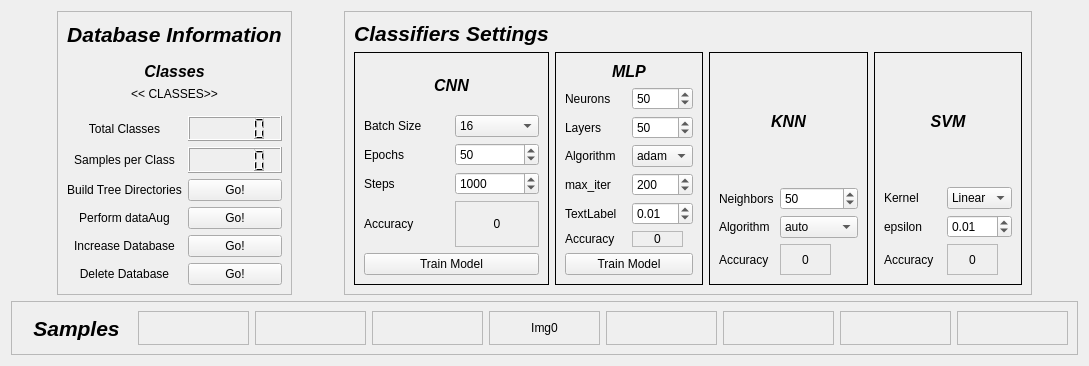
      <widget class="QWidget" name="tab_vision">
       <attribute name="title">
        <string>Vision</string>
       </attribute>
       <layout class="QGridLayout" name="gridLayout_71">
        <item row="0" column="3">
         <widget class="QFrame" name="frame_2">
          <property name="frameShape">
           <enum>QFrame::StyledPanel</enum>
          </property>
          <property name="frameShadow">
           <enum>QFrame::Raised</enum>
          </property>
          <layout class="QGridLayout" name="gridLayout_70">
           <item row="1" column="0">
            <widget class="QFrame" name="frame_3">
             <property name="minimumSize">
              <size>
               <width>148</width>
               <height>201</height>
              </size>
             </property>
             <property name="frameShape">
              <enum>QFrame::Panel</enum>
             </property>
             <layout class="QGridLayout" name="gridLayout_4">
              <item row="0" column="0" colspan="2">
               <widget class="QLabel" name="label_24">
                <property name="font">
                 <font>
                  <pointsize>12</pointsize>
                  <weight>75</weight>
                  <italic>true</italic>
                  <bold>true</bold>
                 </font>
                </property>
                <property name="text">
                 <string>CNN</string>
                </property>
                <property name="alignment">
                 <set>Qt::AlignCenter</set>
                </property>
               </widget>
              </item>
              <item row="1" column="0">
               <widget class="QLabel" name="label_21">
                <property name="text">
                 <string>Batch Size</string>
                </property>
               </widget>
              </item>
              <item row="1" column="1">
               <widget class="QComboBox" name="comboBox_2">
                <property name="currentIndex">
                 <number>4</number>
                </property>
                <item>
                 <property name="text">
                  <string>1</string>
                 </property>
                </item>
                <item>
                 <property name="text">
                  <string>2</string>
                 </property>
                </item>
                <item>
                 <property name="text">
                  <string>4</string>
                 </property>
                </item>
                <item>
                 <property name="text">
                  <string>8</string>
                 </property>
                </item>
                <item>
                 <property name="text">
                  <string>16</string>
                 </property>
                </item>
                <item>
                 <property name="text">
                  <string>32</string>
                 </property>
                </item>
                <item>
                 <property name="text">
                  <string>64</string>
                 </property>
                </item>
               </widget>
              </item>
              <item row="2" column="0">
               <widget class="QLabel" name="label_22">
                <property name="text">
                 <string>Epochs</string>
                </property>
               </widget>
              </item>
              <item row="2" column="1">
               <widget class="QSpinBox" name="epoch_Box">
                <property name="maximum">
                 <number>1000</number>
                </property>
                <property name="value">
                 <number>50</number>
                </property>
               </widget>
              </item>
              <item row="3" column="0">
               <widget class="QLabel" name="label_23">
                <property name="text">
                 <string>Steps</string>
                </property>
               </widget>
              </item>
              <item row="3" column="1">
               <widget class="QSpinBox" name="steps_Box">
                <property name="minimum">
                 <number>1</number>
                </property>
                <property name="maximum">
                 <number>90000</number>
                </property>
                <property name="singleStep">
                 <number>100</number>
                </property>
                <property name="value">
                 <number>1000</number>
                </property>
               </widget>
              </item>
              <item row="4" column="0">
               <widget class="QLabel" name="label_25">
                <property name="text">
                 <string>Accuracy</string>
                </property>
               </widget>
              </item>
              <item row="4" column="1">
               <widget class="QLabel" name="cnn_accuracy_label">
                <property name="frameShape">
                 <enum>QFrame::StyledPanel</enum>
                </property>
                <property name="text">
                 <string>0</string>
                </property>
                <property name="alignment">
                 <set>Qt::AlignCenter</set>
                </property>
               </widget>
              </item>
              <item row="5" column="0" colspan="2">
               <widget class="QPushButton" name="train_cnn_Button">
                <property name="text">
                 <string>Train Model</string>
                </property>
               </widget>
              </item>
             </layout>
            </widget>
           </item>
           <item row="0" column="0">
            <widget class="QLabel" name="label_8">
             <property name="font">
              <font>
               <pointsize>16</pointsize>
               <weight>75</weight>
               <italic>true</italic>
               <bold>true</bold>
              </font>
             </property>
             <property name="text">
              <string>Classifiers Settings</string>
             </property>
             <property name="alignment">
              <set>Qt::AlignCenter</set>
             </property>
            </widget>
           </item>
           <item row="1" column="2">
            <widget class="QFrame" name="frame_49">
             <property name="minimumSize">
              <size>
               <width>148</width>
               <height>201</height>
              </size>
             </property>
             <property name="frameShape">
              <enum>QFrame::Panel</enum>
             </property>
             <layout class="QGridLayout" name="gridLayout_5">
              <item row="0" column="0" colspan="2">
               <widget class="QLabel" name="label_55">
                <property name="font">
                 <font>
                  <pointsize>12</pointsize>
                  <weight>75</weight>
                  <italic>true</italic>
                  <bold>true</bold>
                 </font>
                </property>
                <property name="text">
                 <string>KNN</string>
                </property>
                <property name="alignment">
                 <set>Qt::AlignCenter</set>
                </property>
               </widget>
              </item>
              <item row="3" column="1">
               <widget class="QLabel" name="cnn_accuracy_label_6">
                <property name="maximumSize">
                 <size>
                  <width>51</width>
                  <height>31</height>
                 </size>
                </property>
                <property name="frameShape">
                 <enum>QFrame::StyledPanel</enum>
                </property>
                <property name="text">
                 <string>0</string>
                </property>
                <property name="alignment">
                 <set>Qt::AlignCenter</set>
                </property>
               </widget>
              </item>
              <item row="3" column="0">
               <widget class="QLabel" name="label_173">
                <property name="text">
                 <string>Accuracy</string>
                </property>
               </widget>
              </item>
              <item row="1" column="0">
               <widget class="QLabel" name="label_88">
                <property name="text">
                 <string>Neighbors</string>
                </property>
               </widget>
              </item>
              <item row="2" column="1">
               <widget class="QComboBox" name="comboBox_11">
                <property name="currentIndex">
                 <number>0</number>
                </property>
                <item>
                 <property name="text">
                  <string>auto</string>
                 </property>
                </item>
                <item>
                 <property name="text">
                  <string>ball_tree</string>
                 </property>
                </item>
                <item>
                 <property name="text">
                  <string>kd_tree</string>
                 </property>
                </item>
                <item>
                 <property name="text">
                  <string>brute</string>
                 </property>
                </item>
               </widget>
              </item>
              <item row="1" column="1">
               <widget class="QSpinBox" name="epoch_Box_2">
                <property name="maximum">
                 <number>1000</number>
                </property>
                <property name="value">
                 <number>50</number>
                </property>
               </widget>
              </item>
              <item row="2" column="0">
               <widget class="QLabel" name="label_172">
                <property name="text">
                 <string>Algorithm</string>
                </property>
               </widget>
              </item>
             </layout>
            </widget>
           </item>
           <item row="1" column="4">
            <widget class="QFrame" name="frame_82">
             <property name="minimumSize">
              <size>
               <width>148</width>
               <height>201</height>
              </size>
             </property>
             <property name="frameShape">
              <enum>QFrame::Panel</enum>
             </property>
             <layout class="QGridLayout" name="gridLayout_69">
              <item row="2" column="1">
               <widget class="QDoubleSpinBox" name="doubleSpinBox">
                <property name="maximum">
                 <double>1.000000000000000</double>
                </property>
                <property name="singleStep">
                 <double>0.010000000000000</double>
                </property>
                <property name="value">
                 <double>0.010000000000000</double>
                </property>
               </widget>
              </item>
              <item row="3" column="0">
               <widget class="QLabel" name="label_198">
                <property name="text">
                 <string>Accuracy</string>
                </property>
               </widget>
              </item>
              <item row="3" column="1">
               <widget class="QLabel" name="cnn_accuracy_label_5">
                <property name="maximumSize">
                 <size>
                  <width>51</width>
                  <height>31</height>
                 </size>
                </property>
                <property name="frameShape">
                 <enum>QFrame::StyledPanel</enum>
                </property>
                <property name="text">
                 <string>0</string>
                </property>
                <property name="alignment">
                 <set>Qt::AlignCenter</set>
                </property>
               </widget>
              </item>
              <item row="0" column="0" colspan="2">
               <widget class="QLabel" name="label_179">
                <property name="font">
                 <font>
                  <pointsize>12</pointsize>
                  <weight>75</weight>
                  <italic>true</italic>
                  <bold>true</bold>
                 </font>
                </property>
                <property name="text">
                 <string>SVM</string>
                </property>
                <property name="alignment">
                 <set>Qt::AlignCenter</set>
                </property>
               </widget>
              </item>
              <item row="1" column="0">
               <widget class="QLabel" name="label_180">
                <property name="text">
                 <string>Kernel</string>
                </property>
               </widget>
              </item>
              <item row="1" column="1">
               <widget class="QComboBox" name="comboBox_13">
                <property name="currentIndex">
                 <number>0</number>
                </property>
                <item>
                 <property name="text">
                  <string>Linear</string>
                 </property>
                </item>
                <item>
                 <property name="text">
                  <string>Poli</string>
                 </property>
                </item>
                <item>
                 <property name="text">
                  <string>Radial</string>
                 </property>
                </item>
               </widget>
              </item>
              <item row="2" column="0">
               <widget class="QLabel" name="label_181">
                <property name="text">
                 <string>epsilon</string>
                </property>
               </widget>
              </item>
             </layout>
            </widget>
           </item>
           <item row="1" column="1">
            <widget class="QFrame" name="frame_77">
             <property name="minimumSize">
              <size>
               <width>148</width>
               <height>201</height>
              </size>
             </property>
             <property name="frameShape">
              <enum>QFrame::Panel</enum>
             </property>
             <layout class="QGridLayout" name="gridLayout_37">
              <item row="2" column="1">
               <widget class="QSpinBox" name="epoch_Box_3">
                <property name="maximum">
                 <number>1000</number>
                </property>
                <property name="value">
                 <number>50</number>
                </property>
               </widget>
              </item>
              <item row="8" column="0" colspan="2">
               <widget class="QPushButton" name="train_cnn_Button_3">
                <property name="text">
                 <string>Train Model</string>
                </property>
               </widget>
              </item>
              <item row="3" column="1">
               <widget class="QComboBox" name="comboBox_12">
                <property name="currentIndex">
                 <number>0</number>
                </property>
                <item>
                 <property name="text">
                  <string>adam</string>
                 </property>
                </item>
                <item>
                 <property name="text">
                  <string>lbfgs</string>
                 </property>
                </item>
                <item>
                 <property name="text">
                  <string>sgd</string>
                 </property>
                </item>
               </widget>
              </item>
              <item row="0" column="0" colspan="2">
               <widget class="QLabel" name="label_174">
                <property name="font">
                 <font>
                  <pointsize>12</pointsize>
                  <weight>75</weight>
                  <italic>true</italic>
                  <bold>true</bold>
                 </font>
                </property>
                <property name="text">
                 <string>MLP</string>
                </property>
                <property name="alignment">
                 <set>Qt::AlignCenter</set>
                </property>
               </widget>
              </item>
              <item row="2" column="0">
               <widget class="QLabel" name="label_176">
                <property name="text">
                 <string>Layers</string>
                </property>
               </widget>
              </item>
              <item row="1" column="0">
               <widget class="QLabel" name="label_175">
                <property name="text">
                 <string>Neurons</string>
                </property>
               </widget>
              </item>
              <item row="4" column="1">
               <widget class="QSpinBox" name="steps_Box_3">
                <property name="minimum">
                 <number>1</number>
                </property>
                <property name="maximum">
                 <number>90000</number>
                </property>
                <property name="singleStep">
                 <number>100</number>
                </property>
                <property name="value">
                 <number>200</number>
                </property>
               </widget>
              </item>
              <item row="6" column="0">
               <widget class="QLabel" name="label_178">
                <property name="text">
                 <string>Accuracy</string>
                </property>
               </widget>
              </item>
              <item row="4" column="0">
               <widget class="QLabel" name="label_177">
                <property name="text">
                 <string>max_iter</string>
                </property>
               </widget>
              </item>
              <item row="1" column="1">
               <widget class="QSpinBox" name="epoch_Box_4">
                <property name="maximum">
                 <number>1000</number>
                </property>
                <property name="value">
                 <number>50</number>
                </property>
               </widget>
              </item>
              <item row="3" column="0">
               <widget class="QLabel" name="label_197">
                <property name="text">
                 <string>Algorithm</string>
                </property>
               </widget>
              </item>
              <item row="6" column="1">
               <widget class="QLabel" name="cnn_accuracy_label_7">
                <property name="maximumSize">
                 <size>
                  <width>51</width>
                  <height>31</height>
                 </size>
                </property>
                <property name="frameShape">
                 <enum>QFrame::StyledPanel</enum>
                </property>
                <property name="text">
                 <string>0</string>
                </property>
                <property name="alignment">
                 <set>Qt::AlignCenter</set>
                </property>
               </widget>
              </item>
              <item row="5" column="0">
               <widget class="QLabel" name="label_171">
                <property name="text">
                 <string>TextLabel</string>
                </property>
               </widget>
              </item>
              <item row="5" column="1">
               <widget class="QDoubleSpinBox" name="doubleSpinBox_2">
                <property name="maximum">
                 <double>1.000000000000000</double>
                </property>
                <property name="singleStep">
                 <double>0.010000000000000</double>
                </property>
                <property name="value">
                 <double>0.010000000000000</double>
                </property>
               </widget>
              </item>
             </layout>
            </widget>
           </item>
          </layout>
         </widget>
        </item>
        <item row="0" column="1">
         <widget class="QFrame" name="frame_4">
          <property name="frameShape">
           <enum>QFrame::StyledPanel</enum>
          </property>
          <property name="frameShadow">
           <enum>QFrame::Raised</enum>
          </property>
          <layout class="QGridLayout" name="gridLayout">
           <item row="3" column="1">
            <widget class="QLCDNumber" name="spc_cd"/>
           </item>
           <item row="5" column="0">
            <widget class="QLabel" name="label_16">
             <property name="text">
              <string>Perform dataAug</string>
             </property>
             <property name="alignment">
              <set>Qt::AlignCenter</set>
             </property>
            </widget>
           </item>
           <item row="3" column="0">
            <widget class="QLabel" name="label_19">
             <property name="text">
              <string>Samples per Class</string>
             </property>
             <property name="alignment">
              <set>Qt::AlignCenter</set>
             </property>
            </widget>
           </item>
           <item row="2" column="0">
            <widget class="QLabel" name="label_15">
             <property name="text">
              <string>Total Classes</string>
             </property>
             <property name="alignment">
              <set>Qt::AlignCenter</set>
             </property>
            </widget>
           </item>
           <item row="0" column="0" colspan="2">
            <widget class="QLabel" name="label_3">
             <property name="font">
              <font>
               <pointsize>16</pointsize>
               <weight>75</weight>
               <italic>true</italic>
               <bold>true</bold>
              </font>
             </property>
             <property name="text">
              <string>Database Information</string>
             </property>
             <property name="alignment">
              <set>Qt::AlignCenter</set>
             </property>
            </widget>
           </item>
           <item row="2" column="1">
            <widget class="QLCDNumber" name="total_classes">
             <property name="layoutDirection">
              <enum>Qt::RightToLeft</enum>
             </property>
            </widget>
           </item>
           <item row="9" column="1">
            <widget class="QPushButton" name="deleteDbButton">
             <property name="text">
              <string>Go!</string>
             </property>
            </widget>
           </item>
           <item row="5" column="1">
            <widget class="QPushButton" name="buildTreeButton">
             <property name="text">
              <string>Go!</string>
             </property>
            </widget>
           </item>
           <item row="4" column="0">
            <widget class="QLabel" name="label_14">
             <property name="text">
              <string>Build Tree Directories</string>
             </property>
             <property name="alignment">
              <set>Qt::AlignCenter</set>
             </property>
            </widget>
           </item>
           <item row="4" column="1">
            <widget class="QPushButton" name="augButton">
             <property name="text">
              <string>Go!</string>
             </property>
            </widget>
           </item>
           <item row="9" column="0">
            <widget class="QLabel" name="label_18">
             <property name="text">
              <string>Delete Database</string>
             </property>
             <property name="alignment">
              <set>Qt::AlignCenter</set>
             </property>
            </widget>
           </item>
           <item row="8" column="1">
            <widget class="QPushButton" name="increaseDbButton">
             <property name="text">
              <string>Go!</string>
             </property>
            </widget>
           </item>
           <item row="8" column="0">
            <widget class="QLabel" name="label_17">
             <property name="text">
              <string>Increase Database</string>
             </property>
             <property name="alignment">
              <set>Qt::AlignCenter</set>
             </property>
            </widget>
           </item>
           <item row="1" column="0" colspan="2">
            <widget class="QWidget" name="widget_2" native="true">
             <layout class="QFormLayout" name="formLayout">
              <item row="1" column="0" colspan="2">
               <widget class="QLabel" name="classes_label">
                <property name="text">
                 <string>&lt;&lt; CLASSES&gt;&gt;</string>
                </property>
                <property name="alignment">
                 <set>Qt::AlignCenter</set>
                </property>
               </widget>
              </item>
              <item row="0" column="0" colspan="2">
               <widget class="QLabel" name="label_13">
                <property name="font">
                 <font>
                  <pointsize>12</pointsize>
                  <weight>75</weight>
                  <italic>true</italic>
                  <bold>true</bold>
                 </font>
                </property>
                <property name="text">
                 <string>Classes</string>
                </property>
                <property name="alignment">
                 <set>Qt::AlignCenter</set>
                </property>
               </widget>
              </item>
             </layout>
            </widget>
           </item>
          </layout>
         </widget>
        </item>
        <item row="0" column="0">
         <spacer name="horizontalSpacer_31">
          <property name="orientation">
           <enum>Qt::Horizontal</enum>
          </property>
          <property name="sizeHint" stdset="0">
           <size>
            <width>40</width>
            <height>20</height>
           </size>
          </property>
         </spacer>
        </item>
        <item row="1" column="0" colspan="5">
         <widget class="QFrame" name="frame_5">
          <property name="minimumSize">
           <size>
            <width>1</width>
            <height>1</height>
           </size>
          </property>
          <property name="frameShape">
           <enum>QFrame::StyledPanel</enum>
          </property>
          <property name="frameShadow">
           <enum>QFrame::Raised</enum>
          </property>
          <layout class="QHBoxLayout" name="horizontalLayout_3">
           <item>
            <widget class="QLabel" name="label_20">
             <property name="maximumSize">
              <size>
               <width>181</width>
               <height>101</height>
              </size>
             </property>
             <property name="font">
              <font>
               <pointsize>16</pointsize>
               <weight>75</weight>
               <italic>true</italic>
               <bold>true</bold>
              </font>
             </property>
             <property name="text">
              <string>Samples</string>
             </property>
             <property name="alignment">
              <set>Qt::AlignCenter</set>
             </property>
            </widget>
           </item>
           <item>
            <widget class="QFrame" name="pic_8">
             <property name="frameShape">
              <enum>QFrame::StyledPanel</enum>
             </property>
             <property name="frameShadow">
              <enum>QFrame::Raised</enum>
             </property>
            </widget>
           </item>
           <item>
            <widget class="QFrame" name="pic_7">
             <property name="frameShape">
              <enum>QFrame::StyledPanel</enum>
             </property>
             <property name="frameShadow">
              <enum>QFrame::Raised</enum>
             </property>
            </widget>
           </item>
           <item>
            <widget class="QFrame" name="pic_5">
             <property name="frameShape">
              <enum>QFrame::StyledPanel</enum>
             </property>
             <property name="frameShadow">
              <enum>QFrame::Raised</enum>
             </property>
            </widget>
           </item>
           <item>
            <widget class="QFrame" name="pic_1">
             <property name="frameShape">
              <enum>QFrame::StyledPanel</enum>
             </property>
             <property name="frameShadow">
              <enum>QFrame::Raised</enum>
             </property>
             <layout class="QGridLayout" name="gridLayout_6">
              <item row="0" column="0">
               <widget class="QLabel" name="label_26">
                <property name="text">
                 <string>Img0</string>
                </property>
                <property name="alignment">
                 <set>Qt::AlignCenter</set>
                </property>
               </widget>
              </item>
             </layout>
            </widget>
           </item>
           <item>
            <widget class="QFrame" name="pic_3">
             <property name="frameShape">
              <enum>QFrame::StyledPanel</enum>
             </property>
             <property name="frameShadow">
              <enum>QFrame::Raised</enum>
             </property>
            </widget>
           </item>
           <item>
            <widget class="QFrame" name="pic_6">
             <property name="frameShape">
              <enum>QFrame::StyledPanel</enum>
             </property>
             <property name="frameShadow">
              <enum>QFrame::Raised</enum>
             </property>
            </widget>
           </item>
           <item>
            <widget class="QFrame" name="pic_2">
             <property name="frameShape">
              <enum>QFrame::StyledPanel</enum>
             </property>
             <property name="frameShadow">
              <enum>QFrame::Raised</enum>
             </property>
            </widget>
           </item>
           <item>
            <widget class="QFrame" name="pic_4">
             <property name="frameShape">
              <enum>QFrame::StyledPanel</enum>
             </property>
             <property name="frameShadow">
              <enum>QFrame::Raised</enum>
             </property>
            </widget>
           </item>
          </layout>
         </widget>
        </item>
        <item row="0" column="4">
         <spacer name="horizontalSpacer_32">
          <property name="orientation">
           <enum>Qt::Horizontal</enum>
          </property>
          <property name="sizeHint" stdset="0">
           <size>
            <width>40</width>
            <height>20</height>
           </size>
          </property>
         </spacer>
        </item>
        <item row="0" column="2">
         <spacer name="horizontalSpacer_33">
          <property name="orientation">
           <enum>Qt::Horizontal</enum>
          </property>
          <property name="sizeHint" stdset="0">
           <size>
            <width>40</width>
            <height>20</height>
           </size>
          </property>
         </spacer>
        </item>
       </layout>
      </widget>
